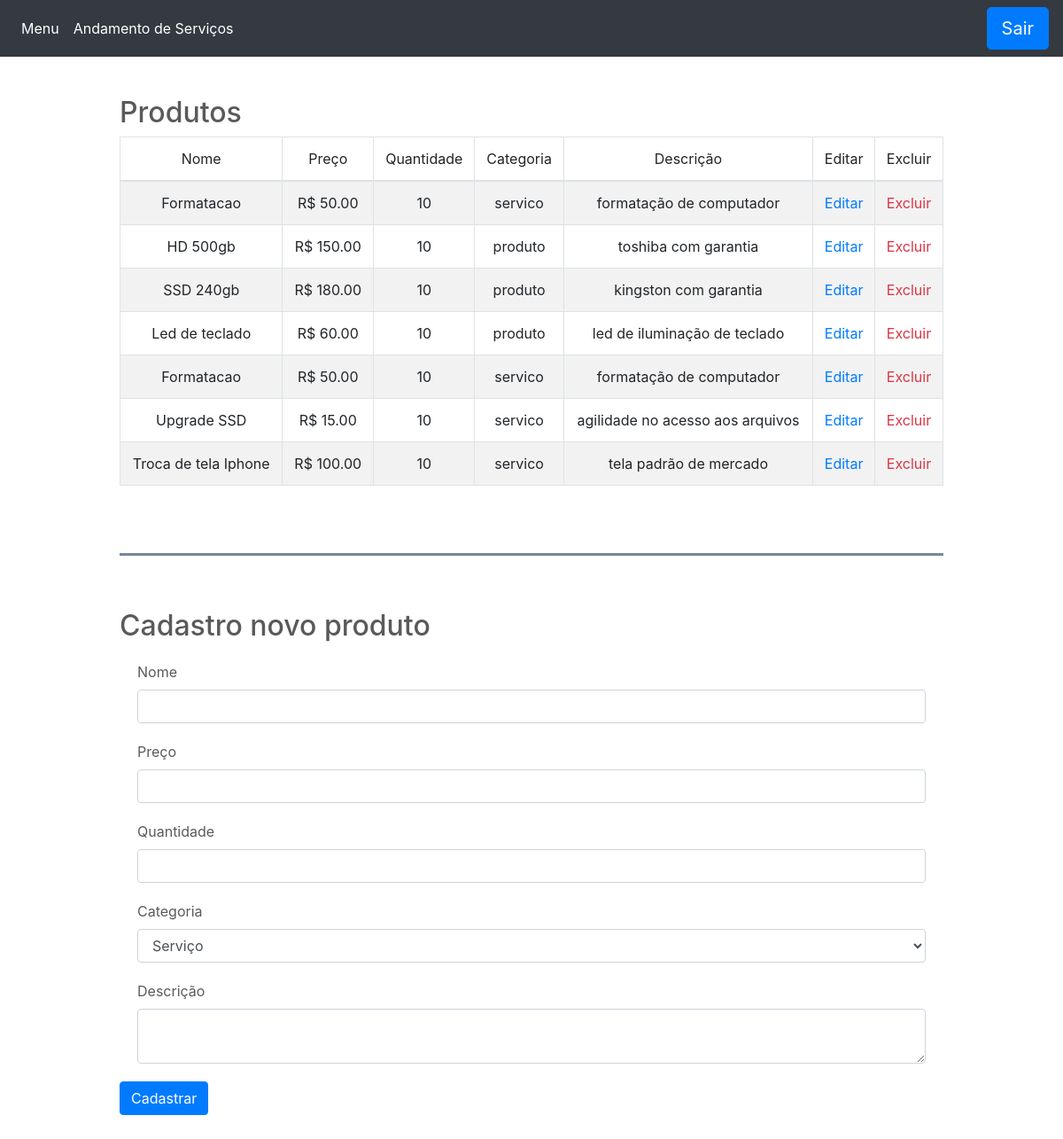
/Views/Admin.php, run on an earlier commit of the app's database.
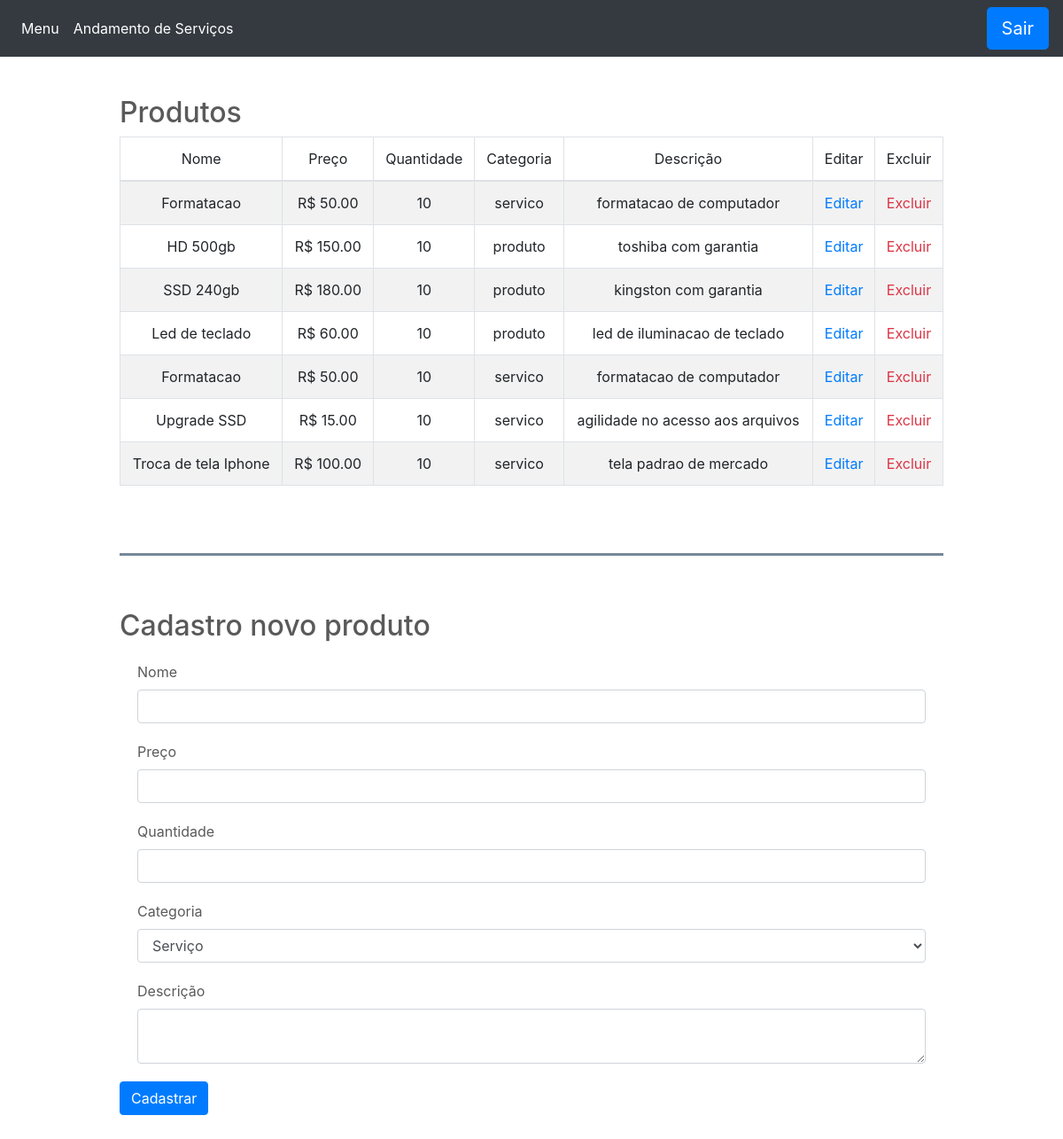
And on a later commit of the database.
### tables this page shows
CREATE TABLE produtos
(
  id INT NOT NULL AUTO_INCREMENT,
  nome VARCHAR(150) NOT NULL,
  preco DOUBLE(9,2) NOT NULL,
  quantidade INT NOT NULL,
  categoria ENUM('servico', 'produto'),
  descricao VARCHAR(150),
  PRIMARY KEY(id)
);

### Controlers/Consulta_produtos.php (called while the page is built)
<?php
  include('Conexao.php');
  $result_cliente = mysqli_query($con,"SELECT * FROM produtos");
?>

### Views/Admin.php (the view, shortened to what this page needs)
<?php
  include('../Controlers/Conexao.php');
  include('../Controlers/Consulta_produtos.php');
?>
<!DOCTYPE html>
<html lang="pt-br">
  <head>
      <link rel="stylesheet" href="../Models/reset.css">
      <link rel="stylesheet" href="../Models/css/bootstrap.min.css">
      <link rel="stylesheet" href="../Models/css/bootstrap.css">
      <link rel="stylesheet" href="../Models/Carousel.css">
      <link rel="stylesheet" href="../Models/Estilo.css">
  </head>
  <body>
    <header>
      <nav class="navbar navbar-expand-md navbar-dark fixed-top bg-dark">
        <div class="collapse navbar-collapse" id="navbarCollapse">
          <ul class="navbar-nav mr-auto">
            <li class="nav-item active">
              <a class="nav-link" href="./Admin.php">Menu</a>
            </li>
            <li class="nav-item active">
              <a class="nav-link" href="./Andamento-servicos.php">Andamento de Serviços</a>
            </li>
          </ul>
          <form class="form-inline mt-2 mt-md-0" method="POST" action="../Controlers/Logout.php">
            <input type="submit" name="BTEnvia" class="btn btn-primary btn-lg btn-block btn-blue" value="Sair">
          </form>
        </div>
      </nav>
    </header>
    <main>
      <div class="container">
        <h2>Produtos</h2>
          <div class="table-responsive">
            <div class="tabela_prod">
              <table class="table table-striped table-bordered">
                <thead>
                  <tr>
                    <th>Nome</th>
                    <th>Preço</th>
                    <th>Quantidade</th>
                    <th>Categoria</th>
                    <th>Descrição</th>
                    <th>Editar</th>
                    <th>Excluir</th>
                  </tr>
                </thead>
                <tbody>
                  <?php while($dado = $result_cliente->fetch_array()){?>
                    <tr>
                      <td><?php echo $dado['nome']; ?></td>
                      <td> R$ <?php echo $dado['preco']; ?></td>
                      <td><?php echo $dado['quantidade']; ?></td>
                      <td><?php echo $dado['categoria']; ?></td>
                      <td><?php echo $dado['descricao']; ?></td>
                      <td><a class="text-primary" href="./Editar.php?id=<?php echo $dado['id'];?>">Editar</a></td>
                      <td><a class="text-danger" href="../Controlers/Excluir.php?id=<?php echo $dado['id'];?>">Excluir</a></td>
                    </tr>
                  <?php } ?>
                </tbody>
              </table>
            </div>
          </div>
        </div>
      <div class="container"><div class="linha"></div></div>
        <div class="container">
        <h2>Cadastro novo produto</h2>
        <form action="../Controlers/Cadastro_prod.php" method="post">
          <div class="form-group">
            <label for="nome">Nome</label>
            <input id="nome" name="nome" type="text" class="form-control">
          </div>
          <div class="form-group">
            <label for="preco">Preço</label>
            <input id="preco" name="preco" type="number" class="form-control">
          </div>
          <div class="form-group">
            <label for="quantidade">Quantidade</label>
            <input id="quantidade" name="qt" type="number" class="form-control">
          </div>
          <div class="form-group">
            <label for="categoria">Categoria</label>
            <select id="categoria" name="cat" type="text" class="form-control">
              <option value="servico" >Serviço</option>
            </select>
          </div>
          <div class="form-group">
            <label for="descricao">Descrição</label>
            <textarea id="descricao" name="desc" class="form-control"></textarea>
          </div>
          <button type="submit" class="btn btn-primary">Cadastrar</button>
        </form>
      </div>
    </main>
  </body>
</html>

What changed in the data, as far as the page shows it:
changed produtos (number 1 of 7 on the later page): descricao "formatação de computador" → "formatacao de computador"
changed produtos "Led de teclado": descricao "led de iluminação de teclado" → "led de iluminacao de teclado"
changed produtos (number 5 of 7 on the later page): descricao "formatação de computador" → "formatacao de computador"
changed produtos "Troca de tela Iphone": descricao "tela padrão de mercado" → "tela padrao de mercado"
